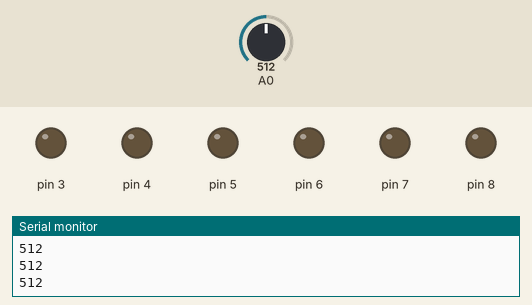
A sketch run on a simulated Arduino Uno, built with avr-gcc and run on an emulated ATmega328P. On the bench: output pins drawn as LEDs (lit = HIGH), the last lines printed to the serial monitor. The test bench sets the inputs (shaded band); at power-on: A0 = 512.

Above: at 1.2 s.
1.3 s: A0 set to 525
At 2.5 s:
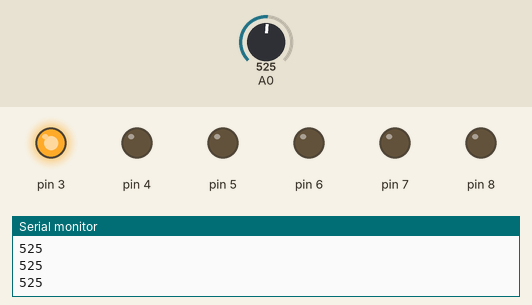
2.8 s: A0 set to 541
At 3.9 s:
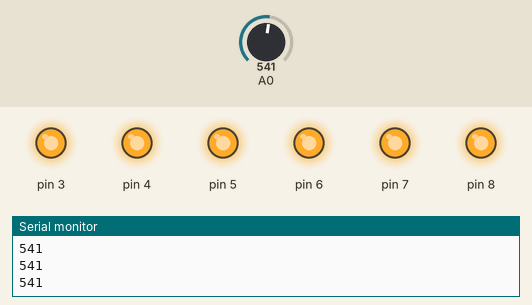
4.3 s: A0 set to 521
At 5.0 s:
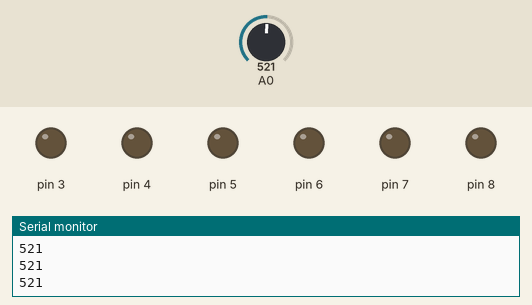
5.8 s: A0 set to 537
At 6.2 s:
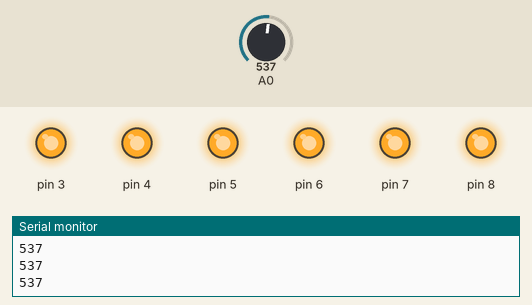
Timing chart, 0 to 8.3 s (numbered marks = the images above; inputs shaded):
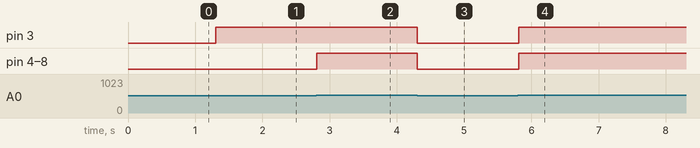

Measured:
- the behaviour switches between 524 and 525 on A0 (found by bisection; images 0 and 1)
- after the input at 1.3 s, pin 3: LOW → HIGH at once
- after the input at 2.8 s, pin 4–8: LOW → HIGH at once
- after the input at 4.3 s, pin 3–8: HIGH → LOW at once
- after the input at 5.8 s, pin 3–8: LOW → HIGH at once

The sketch:

Vumeter.ino
```cpp
void setup() {
  // put your setup code here, to run once:
  Serial.begin(9600);
  pinMode(3, OUTPUT);
  pinMode(4, OUTPUT);
  pinMode(5, OUTPUT);
  pinMode(6, OUTPUT);
  pinMode(7, OUTPUT);
  pinMode(8, OUTPUT);

}
void loop() {

  //LED 1
  int valor = analogRead(A0);
  Serial.println(valor);

  if (valor >= 525){

    digitalWrite(3,HIGH);

    }else{
      digitalWrite(3,LOW);
    }

  //LED 2
  if (valor >= 527){

    digitalWrite(4,HIGH);

    }else{
      digitalWrite(4,LOW);
    }


  //LED 3
  if (valor >= 529){

    digitalWrite(5,HIGH);

    }else{
      digitalWrite(5,LOW);
    }

  //LED 4
  if (valor >= 531){

    digitalWrite(6,HIGH);

    }else{
      digitalWrite(6,LOW);
    }

  //LED 5
  if (valor >= 533){

    digitalWrite(7,HIGH);

    }else{
      digitalWrite(7,LOW);
    }

  //LED 6
  if (valor >= 535){

    digitalWrite(8,HIGH);

    }else{
      digitalWrite(8,LOW);
    }
}
```
